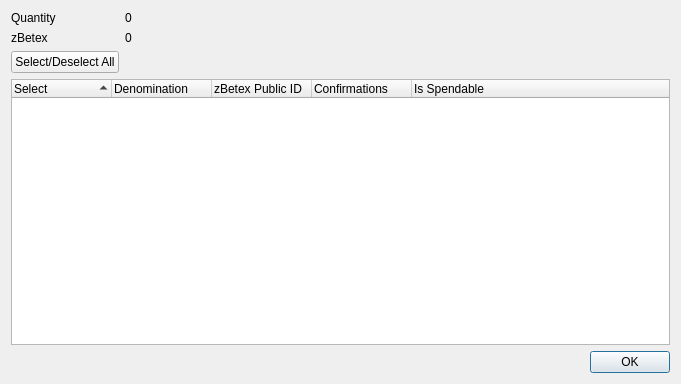
<?xml version="1.0" encoding="UTF-8"?>
<ui version="4.0">
 <class>ZBetexControlDialog</class>
 <widget class="QDialog" name="ZBetexControlDialog">
  <property name="geometry">
   <rect>
    <x>0</x>
    <y>0</y>
    <width>681</width>
    <height>384</height>
   </rect>
  </property>
  <property name="minimumSize">
   <size>
    <width>681</width>
    <height>384</height>
   </size>
  </property>
  <property name="windowTitle">
   <string>Select zBetex to Spend</string>
  </property>
  <layout class="QGridLayout" name="gridLayout">
   <item row="0" column="0">
    <layout class="QFormLayout" name="formLayout">
     <property name="sizeConstraint">
      <enum>QLayout::SetDefaultConstraint</enum>
     </property>
     <item row="0" column="0">
      <widget class="QLabel" name="labelQuantity">
       <property name="text">
        <string>Quantity</string>
       </property>
      </widget>
     </item>
     <item row="0" column="1">
      <widget class="QLabel" name="labelQuantity_int">
       <property name="text">
        <string>0</string>
       </property>
      </widget>
     </item>
     <item row="1" column="0">
      <widget class="QLabel" name="labelZBetex">
       <property name="text">
        <string>zBetex</string>
       </property>
      </widget>
     </item>
     <item row="1" column="1">
      <widget class="QLabel" name="labelZBetex_int">
       <property name="text">
        <string>0</string>
       </property>
      </widget>
     </item>
     <item row="2" column="0">
      <widget class="QPushButton" name="pushButtonAll">
       <property name="text">
        <string>Select/Deselect All</string>
       </property>
      </widget>
     </item>
    </layout>
   </item>
   <item row="1" column="0">
    <layout class="QVBoxLayout" name="verticalLayout">
     <item>
      <widget class="QTreeWidget" name="treeWidget">
       <property name="minimumSize">
        <size>
         <width>0</width>
         <height>250</height>
        </size>
       </property>
       <property name="alternatingRowColors">
        <bool>true</bool>
       </property>
       <property name="sortingEnabled">
        <bool>true</bool>
       </property>
       <property name="columnCount">
        <number>5</number>
       </property>
       <attribute name="headerDefaultSectionSize">
        <number>100</number>
       </attribute>
       <column>
        <property name="text">
         <string notr="true">Select</string>
        </property>
       </column>
       <column>
        <property name="text">
         <string notr="true">Denomination</string>
        </property>
       </column>
       <column>
        <property name="text">
         <string notr="true">zBetex Public ID</string>
        </property>
       </column>
       <column>
        <property name="text">
         <string notr="true">Confirmations</string>
        </property>
       </column>
       <column>
        <property name="text">
         <string>Is Spendable</string>
        </property>
       </column>
      </widget>
     </item>
     <item>
      <widget class="QDialogButtonBox" name="buttonBox">
       <property name="orientation">
        <enum>Qt::Horizontal</enum>
       </property>
       <property name="standardButtons">
        <set>QDialogButtonBox::Ok</set>
       </property>
      </widget>
     </item>
    </layout>
   </item>
  </layout>
 </widget>
 <resources/>
 <connections>
  <connection>
   <sender>buttonBox</sender>
   <signal>accepted()</signal>
   <receiver>ZBetexControlDialog</receiver>
   <slot>accept()</slot>
   <hints>
    <hint type="sourcelabel">
     <x>248</x>
     <y>254</y>
    </hint>
    <hint type="destinationlabel">
     <x>157</x>
     <y>274</y>
    </hint>
   </hints>
  </connection>
  <connection>
   <sender>buttonBox</sender>
   <signal>rejected()</signal>
   <receiver>ZBetexControlDialog</receiver>
   <slot>reject()</slot>
   <hints>
    <hint type="sourcelabel">
     <x>316</x>
     <y>260</y>
    </hint>
    <hint type="destinationlabel">
     <x>286</x>
     <y>274</y>
    </hint>
   </hints>
  </connection>
 </connections>
</ui>
